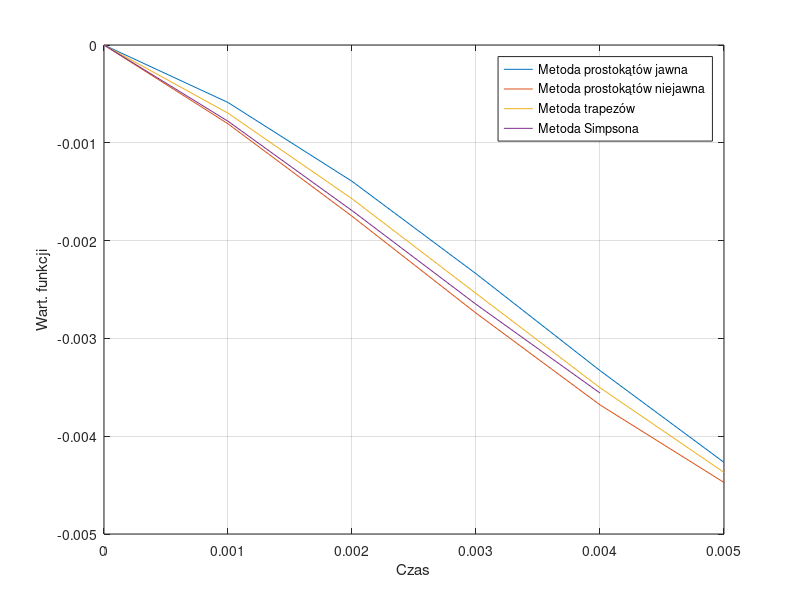

Recreate this plot in MATLAB.
clear all;
clc;
format long;
k = 0.001; %długość kroku całkowania dla a)
%k = 0.0001; %długość kroku całkowania dla b)
%k = 0.00001; %długość kroku całkowania dla c)
t = 0:k:0.005;
y1(1)  = 0;
y2(1)  = 0;
y3(1)  = 0;
y4(1)  = 0;

f = pi*t-sin(100*pi*t+pi/5);
n = length(t);

for i=2:n
    y1(i) = y1(i-1) + k*f(i-1); %Metoda prostokątów jawna
    y2(i) = y2(i-1) + k*f(i); %Metoda prostokątów niejawna
    y3(i) = y3(i-1) + k/2*(f(i-1)+f(i)); %Metoda trapezów
end

for i=2:n-1
    y4(i) = y4(i-1) + k/3*(f(i-1)+f(i)+f(i+1)); %Metoda Simpsona
end

MetodaProstokatowJawna = y1(length(t))
MetodaProstokatowNiejawna = y2(length(t))
MetodaTrapezow = y3(length(t))
MetodaSimpsona = y4(length(t)-1)

plot(t,y1,t,y2,t,y3)
hold on
grid on
plot(t(1:(length(t)-1)), y4(1:(length(t)-1)))
legend('Metoda prostokątów jawna', 'Metoda prostokątów niejawna', ...
    'Metoda trapezów', 'Metoda Simpsona')
xlabel ('Czas')
ylabel ('Wart. funkcji')
